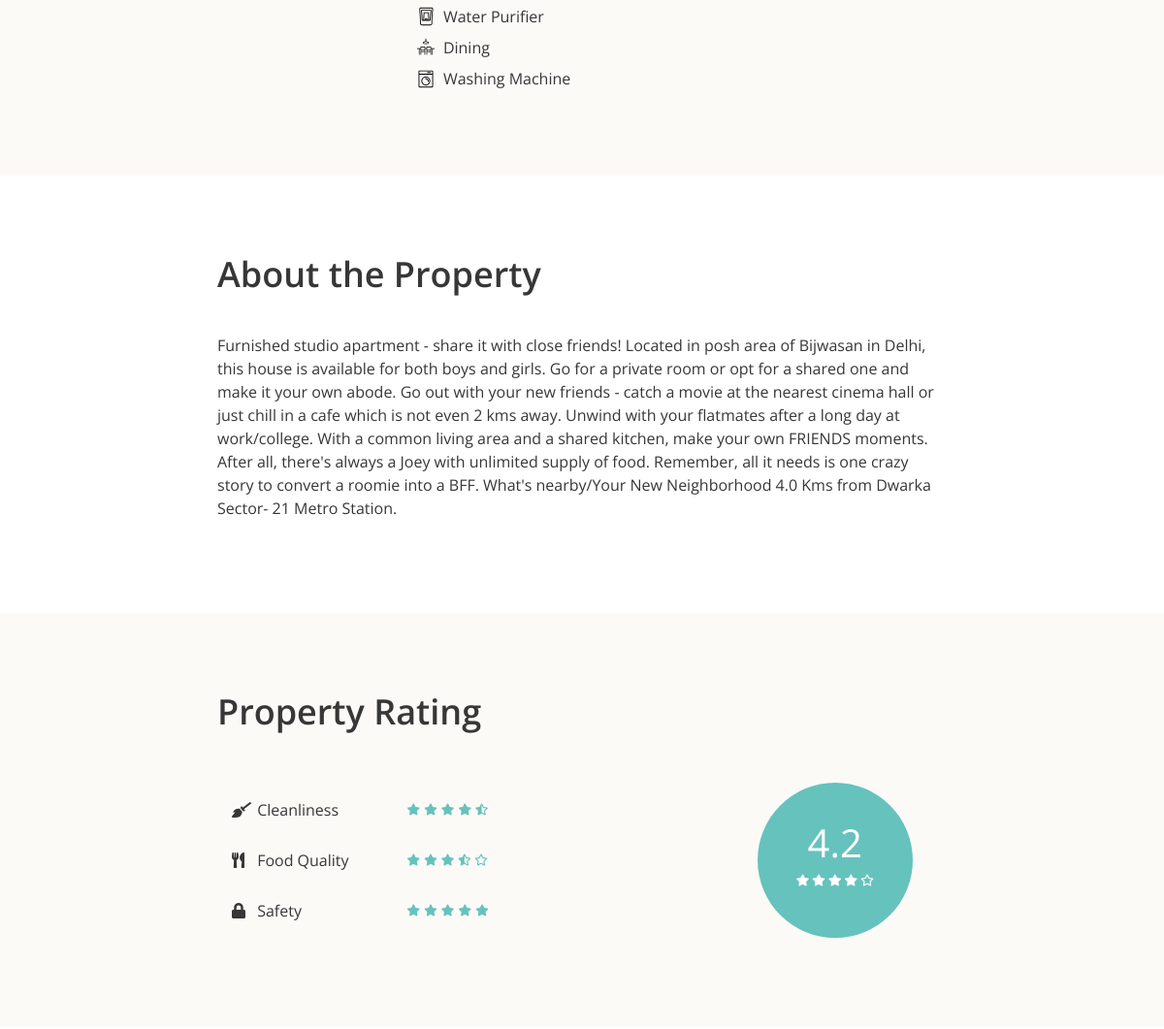
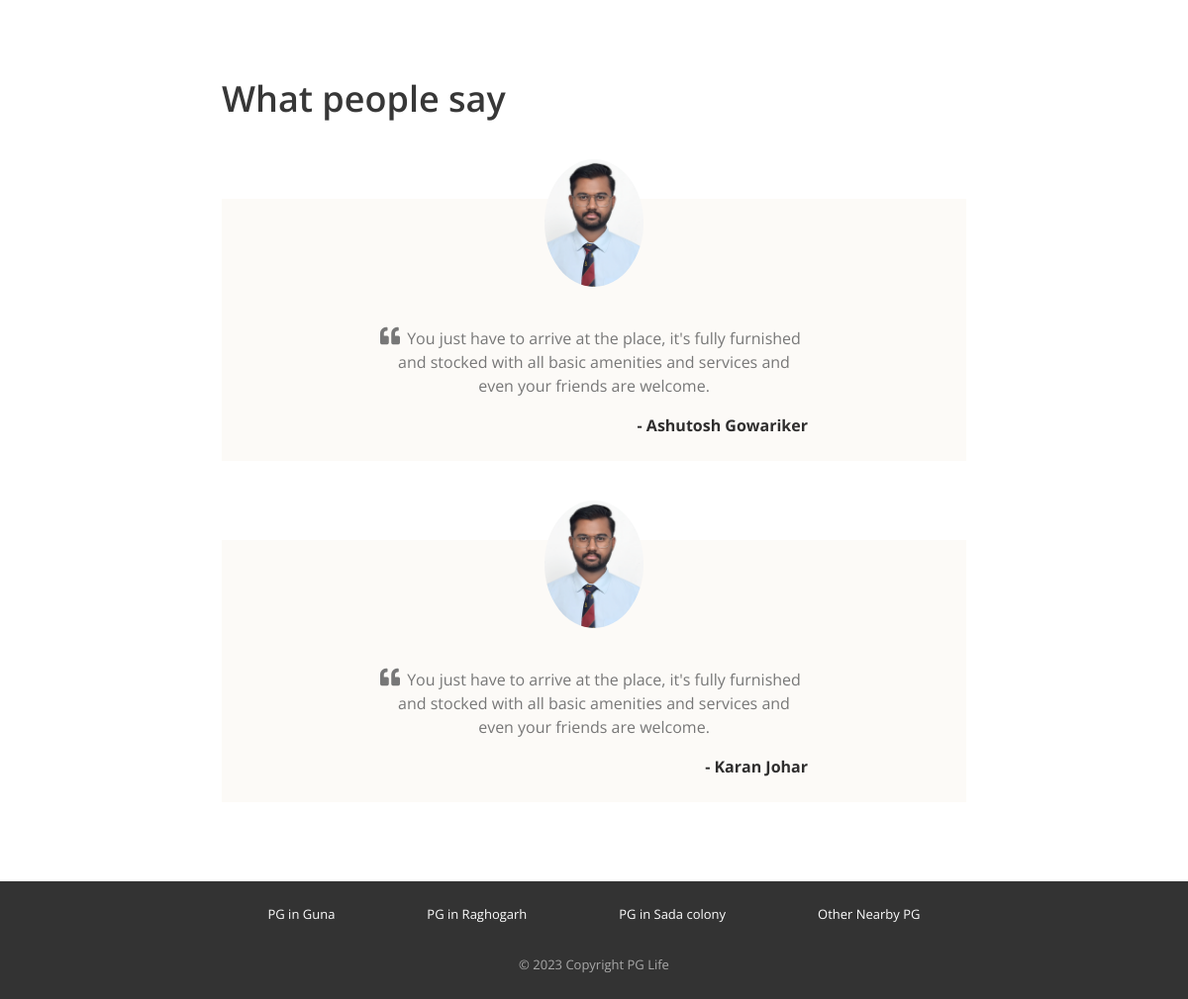
Before: /property_detail.php?property_id=1 (lower part) with the older database file (2 pictures, top to bottom).
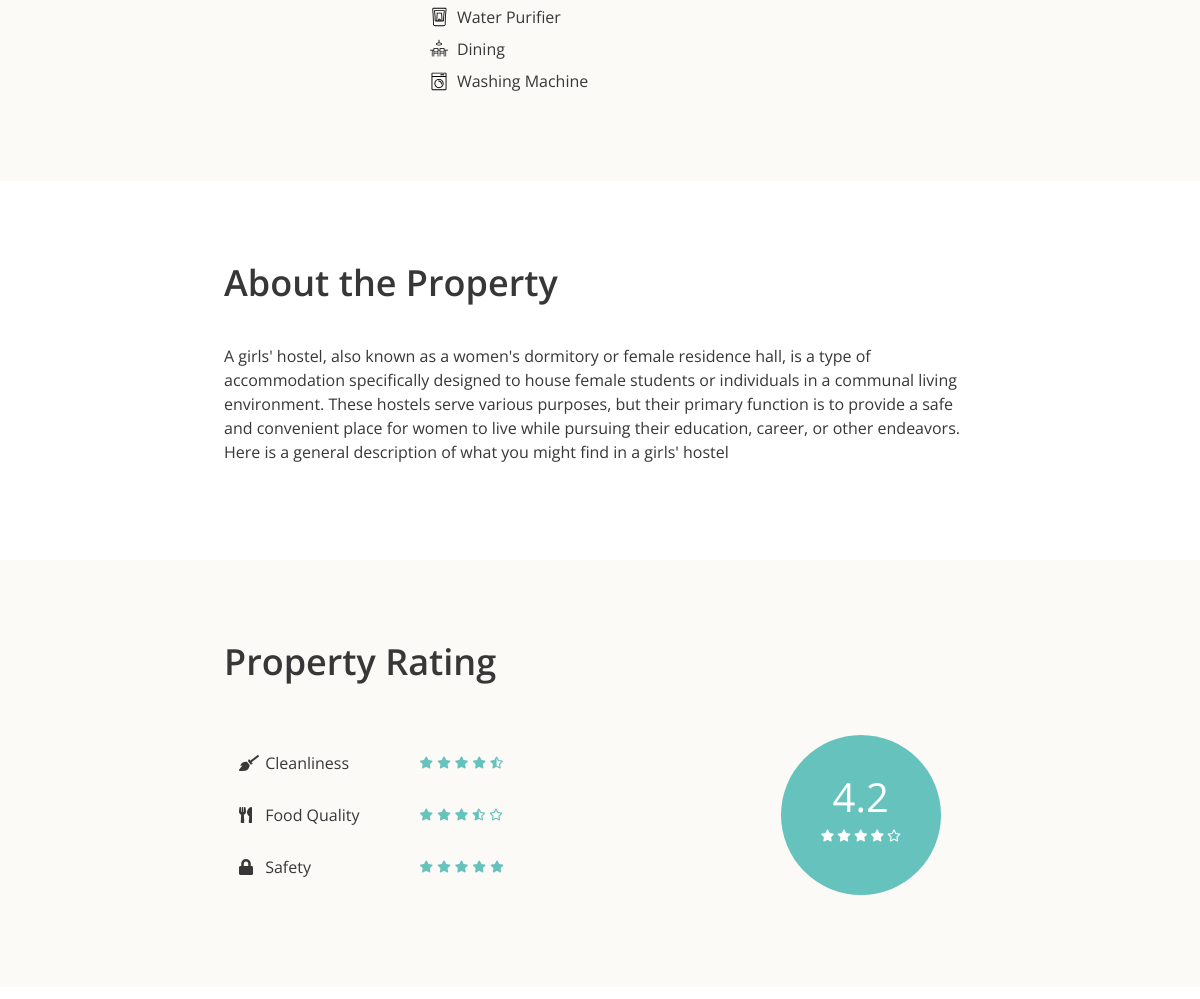
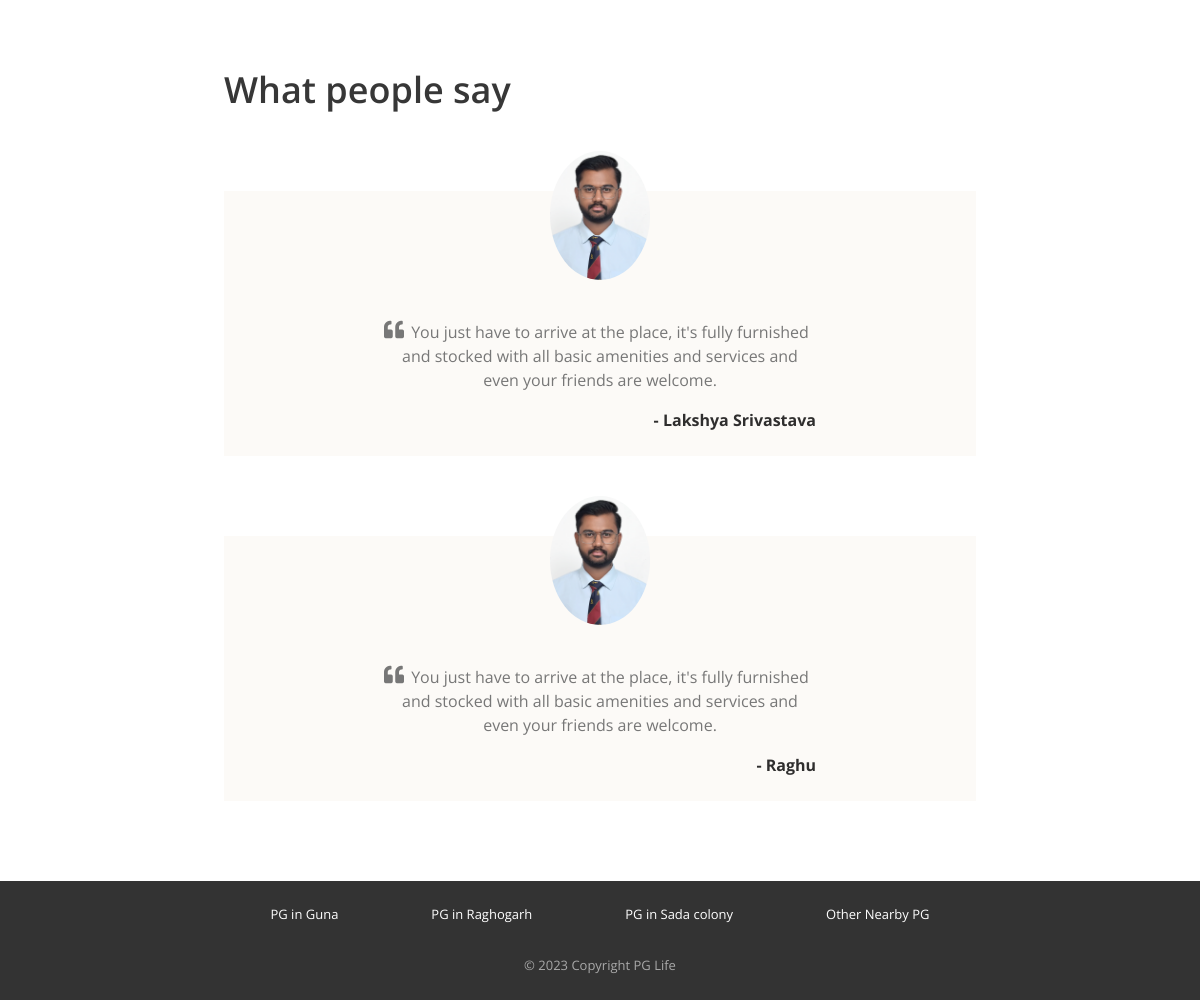
After: the same page with the newer database file (2 pictures, top to bottom).
### tables this page shows
CREATE TABLE `properties` (
  `id` int(11) NOT NULL,
  `city_id` int(11) NOT NULL,
  `name` varchar(150) NOT NULL,
  `address` varchar(255) NOT NULL,
  `description` longtext NOT NULL,
  `gender` enum('male','female','unisex') NOT NULL,
  `rent` int(11) NOT NULL,
  `rating_clean` float(2,1) NOT NULL,
  `rating_food` float(2,1) NOT NULL,
  `rating_safety` float(2,1) NOT NULL
);

CREATE TABLE `testimonials` (
  `id` int(11) NOT NULL,
  `property_id` int(11) NOT NULL,
  `user_name` varchar(150) NOT NULL,
  `content` longtext NOT NULL
);

### property_detail.php (the view, shortened to what the changed rows need)
<?php
require "includes/database_connect.php";
$property_id = $_GET["property_id"];
$sql_1 = "SELECT *, p.id AS property_id, p.name AS property_name, c.name AS city_name
            FROM properties p
            INNER JOIN cities c ON p.city_id = c.id
            WHERE p.id = $property_id";
$result_1 = mysqli_query($conn, $sql_1);
$property = mysqli_fetch_assoc($result_1);
$sql_2 = "SELECT * FROM testimonials WHERE property_id = $property_id";
$result_2 = mysqli_query($conn, $sql_2);
$testimonials = mysqli_fetch_all($result_2, MYSQLI_ASSOC);
?>
<!DOCTYPE html>
<html lang="en">
<head>
    <?php
    include "includes/head_links.php";
    ?>
    <link href="css/property_detail.css" rel="stylesheet" />
</head>
<body>
    <div class="property-about page-container">
        <h1>About the Property</h1>
        <p><?= $property['description'] ?></p>
    </div>
    <div class="property-rating">
        <div class="page-container">
            <h1>Property Rating</h1>
            <div class="row align-items-center justify-content-between">
                <div class="col-md-4">
                    <div class="rating-circle">
                        <?php
                        $total_rating = ($property['rating_clean'] + $property['rating_food'] + $property['rating_safety']) / 3;
                        $total_rating = round($total_rating, 1);
                        ?>
                        <div class="total-rating"><?= $total_rating ?></div>
                        <div class="rating-circle-star-container">
                            <?php
                            $rating = $total_rating;
                            for ($i = 0; $i < 5; $i++) {
                                if ($rating >= $i + 0.8) {
                            ?>
                                    <i class="fas fa-star"></i>
                                <?php
                                } elseif ($rating >= $i + 0.3) {
                                ?>
                                    <i class="fas fa-star-half-alt"></i>
                                <?php
                                } else {
                                ?>
                                    <i class="far fa-star"></i>
                            <?php
                                }
                            }
                            ?>
                        </div>
                    </div>
                </div>
            </div>
        </div>
    </div>
    <div class="property-testimonials page-container">
        <h1>What people say</h1>
        <?php
        foreach ($testimonials as $testimonial) {
        ?>
            <div class="testimonial-block">
                <div class="testimonial-image-container">
                    <img class="testimonial-img" src="img/man.png">
                </div>
                <div class="testimonial-text">
                    <i class="fa fa-quote-left" aria-hidden="true"></i>
                    <p><?= $testimonial['content'] ?></p>
                </div>
                <div class="testimonial-name">- <?= $testimonial['user_name'] ?></div>
            </div>
        <?php
        }
        ?>
    </div>
</body>
</html>

Changed rows visible on the page:
changed properties: description "Furnished studio apartment - share it with close friends! Located in posh area of Bijwasan in Delhi, this house is available for both boys and girls. Go for a private room or opt for a shared one and make it your own abode. Go out with your new friends - catch a movie at the nearest cinema hall or just chill in a cafe which is not even 2 kms away. Unwind with your flatmates after a long day at work/college. With a common living area and a shared kitchen, make your own FRIENDS moments. After all, there's always a Joey with unlimited supply of food. Remember, all it needs is one crazy story to convert a roomie into a BFF. What's nearby/Your New Neighborhood 4.0 Kms from Dwarka Sector- 21…" → "A girls' hostel, also known as a women's dormitory or female residence hall, is a type of accommodation specifically designed to house female students or individuals in a communal living environment. These hostels serve various purposes, but their primary function is to provide a safe and convenient place for women to live while pursuing their education, career, or other endeavors. Here is a general description of what you might find in a girls' hostel"
changed testimonials: user_name "Ashutosh Gowariker" → "Lakshya Srivastava"
changed testimonials: user_name "Karan Johar" → "Raghu"
